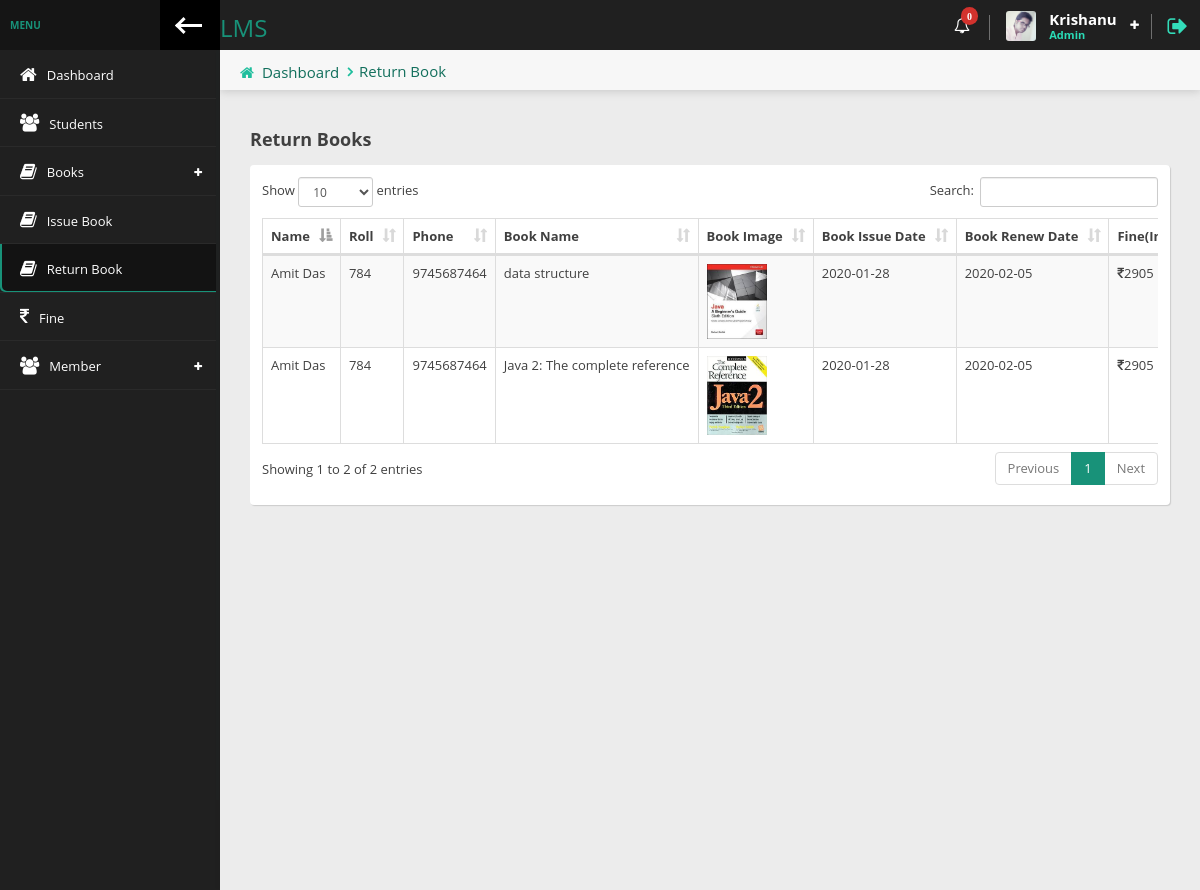
The page /librarian/return_book.php (signed in) on the database its author committed.
### tables this page shows
CREATE TABLE IF NOT EXISTS `libraian` (
  `id` int(3) NOT NULL AUTO_INCREMENT,
  `firstname` varchar(50) NOT NULL,
  `lastname` varchar(30) NOT NULL,
  `email` varchar(100) NOT NULL,
  `username` varchar(20) NOT NULL,
  `password` varchar(100) NOT NULL,
  `datetime` timestamp NOT NULL DEFAULT CURRENT_TIMESTAMP,
  PRIMARY KEY (`id`),
  UNIQUE KEY `username` (`username`),
  UNIQUE KEY `email` (`email`)
);

CREATE TABLE IF NOT EXISTS `issue_book` (
  `id` int(5) NOT NULL AUTO_INCREMENT,
  `student_id` int(5) NOT NULL,
  `book_id` int(5) NOT NULL,
  `book_issue_date` varchar(20) NOT NULL,
  `book_renew_date` varchar(20) NOT NULL,
  `book_return_date` varchar(20) NOT NULL DEFAULT '0',
  `datetime` timestamp NOT NULL DEFAULT CURRENT_TIMESTAMP,
  PRIMARY KEY (`id`)
);

CREATE TABLE IF NOT EXISTS `students_reg` (
  `ID` int(6) NOT NULL AUTO_INCREMENT,
  `fname` varchar(20) NOT NULL,
  `lname` varchar(15) NOT NULL,
  `email` varchar(35) NOT NULL,
  `password` varchar(20) NOT NULL,
  `username` varchar(20) NOT NULL,
  `roll` int(3) NOT NULL,
  `phone` bigint(15) NOT NULL,
  `status` tinyint(1) NOT NULL,
  `datetime` timestamp NULL DEFAULT CURRENT_TIMESTAMP,
  PRIMARY KEY (`ID`),
  UNIQUE KEY `username` (`username`),
  UNIQUE KEY `roll` (`roll`)
);

CREATE TABLE IF NOT EXISTS `books` (
  `ISBN` int(12) NOT NULL AUTO_INCREMENT,
  `book_name` varchar(70) NOT NULL,
  `book_edition` varchar(20) NOT NULL,
  `book_image` varchar(100) NOT NULL,
  `book_author_name` varchar(50) NOT NULL,
  `book_publisher` varchar(50) NOT NULL,
  `book_price` varchar(10) NOT NULL,
  `book_qty` int(5) NOT NULL,
  `available_qty` int(5) NOT NULL,
  `book_purchase_date` varchar(50) NOT NULL,
  `libraian_username` varchar(50) NOT NULL,
  PRIMARY KEY (`ISBN`)
);

### librarian/return_book.php (the view, shortened to what this page needs)
<?php
require_once 'header.php';
?>
<div class="content-header">
    <div class="leftside-content-header">
        <ul class="breadcrumbs">
            <li><i class="fa fa-home" aria-hidden="true"></i><a href="#">Dashboard</a></li>
            <li><a href="javascript:avoid(0)">Return Book</a></li>
        </ul>
    </div>
</div>
<div class="row animated fadeInUp">
    <div class="col-sm-12">
        <h4 class="section-subtitle"><b>Return Books</b></h4>
        <div class="panel">
            <div class="panel-content">
                <div class="table-responsive">
                    <table id="basic-table" class="table-bordered data-table table table-striped nowrap table-hover" cellspacing="0" width="100%">
                        <thead>
                        <tr>
                            <th>Name</th>
                            <th>Roll</th>
                            <th>Phone</th>
                            <th>Book Name</th>
                            <th>Book Image</th>
                            <th>Book Issue Date</th>
                            <th>Book Renew Date</th>
                            <th>Fine(In INR)</th>
                        </tr>
                        </thead>
                        <tbody>
                        <?php
                        $result=mysqli_query($con,"SELECT `issue_book`.`id`, `issue_book`.`book_id`,`issue_book`.`book_issue_date`,`issue_book`.`book_renew_date`, `students_reg`.`ID`,`students_reg`.`fname`, `students_reg`.`lname`, `students_reg`.`roll`, `students_reg`.`phone`, `books`.`book_name`, `books`.`book_image`
FROM `issue_book`
INNER JOIN `students_reg` ON `students_reg`.`ID` = `issue_book`.`student_id`
INNER JOIN `books` ON `books`.`ISBN` = `issue_book`.`book_id`
WHERE `issue_book`.`book_return_date` = '0'");
                        while ($row=mysqli_fetch_assoc($result)){
                                    $date2 = $row['book_renew_date'];
                                    $date1 = date('Y-m-d');
                                    $diff = strtotime($date1) - strtotime($date2);
                                    $divBy = 60*60*24;
                                    $days = $diff/$divBy;
                                    $fine=0;
                                    if ($days>0) {
                                        $fine=($days*5);
                                    }
                            ?>
                            <tr>
                                <td><?= ucwords($row['fname'] .' '. $row['lname']) ?></td>
                                <td><?= $row['roll'] ?></td>
                                <td><?= $row['phone'] ?></td>
                                <td><?= $row['book_name'] ?></td>
                                <td><img style="width: 60px" src="../images/books/<?= $row['book_image'] ?>" alt=""></td>
                                <td><?= $row['book_issue_date'] ?></td>
                                <td><?= $row['book_renew_date'] ?></td>
                                <td><?php ?> <i class="fa fa-rupee"></i><?php echo $fine; ?></td>
                                </tr>
                            <?php
                        }
                        ?>
                        </tbody>
                    </table>
                </div>
            </div>
        </div>
    </div>
</div>
<?php
require_once 'footer.php';
?>

### librarian/header.php (shortened to what this page needs)
<?php
$page=explode('/', $_SERVER['PHP_SELF']);
$page=end($page);
require_once '../db_connect.php';
$libraian_login=$_SESSION['libraian_login'];
$data=mysqli_query($con, "SELECT * FROM `libraian` WHERE `email` = '$libraian_login' OR `username` = '$libraian_login'");
$libraian_info=mysqli_fetch_assoc($data);
$res=mysqli_query($con, "SELECT * FROM `message` WHERE `dusername` = '$libraian_login' AND `msg_read` = 'unread'");
$tot=mysqli_num_rows($res);
?>
<!doctype html>
<html lang="en" class="fixed left-sidebar-top">
<head>
    <link href="../style/vendor/pace/pace-theme-minimal.css" rel="stylesheet" />
    <link rel="stylesheet" href="../style/vendor/bootstrap/css/bootstrap.css">
    <link rel="stylesheet" href="../style/vendor/font-awesome/css/font-awesome.css">
    <link rel="stylesheet" href="../style/vendor/animate.css/animate.css">
    <link rel="stylesheet" href="../style/vendor/toastr/toastr.min.css">
    <link rel="stylesheet" href="../style/vendor/magnific-popup/magnific-popup.css">
    <link rel="stylesheet" href="../style/vendor/data-table/media/css/dataTables.bootstrap.min.css">
    <link rel="stylesheet" href="../style/stylesheets/css/style.css">
</head>
<body>
<div class="wrap">
    <div class="page-header">
        <div class="leftside-header">
            <div class="logo">
                <a href="index.php" class="on-click">
                    <h3>LMS</h3>
                </a>
            </div>
        </div>
        <div class="rightside-header">
            <div class="header-section hidden-xs" id="notice-headerbox">
                <div class="notice" id="alerts-notice">
                    <i class="fa fa-bell-o" aria-hidden="true"><span class="badge badge-xs badge-top-right x-danger"><?=  $tot ?></span></i>
                </div>
            </div>
            <div class="header-section" id="user-headerbox">
                <div class="user-header-wrap">
                    <div class="user-photo">
                        <img alt="profile photo" src="../style/images/avatar/krishanu.png" />
                    </div>
                    <div class="user-info">
                        <span class="user-name"><?= ucwords($libraian_info['firstname']) ?></span>
                        <span class="user-profile">Admin</span>
                    </div>
                    <i class="fa fa-plus icon-open" aria-hidden="true"></i>
                </div>
            </div>
            <div class="header-section">
                <a href="log-out.php" data-toggle="tooltip" data-placement="left" title="Logout"><i class="fa fa-sign-out log-out" aria-hidden="true"></i></a>
            </div>
        </div>
    </div>
    <div class="page-body">
        <div class="left-sidebar">
            <div class="left-sidebar-header">
                <div class="left-sidebar-title">MENU</div>
                <div class="left-sidebar-toggle c-hamburger c-hamburger--htla hidden-xs" data-toggle-class="left-sidebar-collapsed" data-target="html">
                    <span></span>
                </div>
            </div>
            <div id="left-nav" class="nano">
                <div class="nano-content">
                    <nav>
                        <ul class="nav nav-left-lines" id="main-nav">
                            <li class="<?= $page == 'index.php' ? 'active-item':''?>"><a href="index.php"><i class="fa fa-home" aria-hidden="true"></i><span>Dashboard</span></a></li>
                            <li class="<?= $page == 'students.php' ? 'active-item':''?>"><a href="students.php"><i class="fa fa-users" aria-hidden="true"></i><span>Students</span></a></li>
                            <li class="has-child-item close-item <?= $page == 'add_book.php' ? 'open-item':'' ?><?= $page == 'manage_book.php' ? 'open-item':'' ?>">
                                <a><i class="fa fa-book" aria-hidden="true"></i><span>Books</span></a>
                            </li>
                            <li class="<?= $page == 'issue_book.php' ? 'active-item':''?>"><a href="issue_book.php"><i class="fa fa-book" aria-hidden="true"></i><span>Issue Book</span></a></li>
                            <li class="<?= $page == 'return_book.php' ? 'active-item':''?>"><a href="return_book.php"><i class="fa fa-book" aria-hidden="true"></i><span>Return Book</span></a></li>
                            <li class="<?= $page == 'fine.php' ? 'active-item':''?>"><a href="fine.php"><i class="fa fa-rupee" aria-hidden="true"></i><span>Fine</span></a></li>
                            <li class="has-child-item close-item <?= $page == 'add_member.php' ? 'open-item':'' ?><?= $page == 'manage_member.php' ? 'open-item':'' ?>">
                                <a><i class="fa fa-users" aria-hidden="true"></i><span>Member</span></a>
                            </li>
                        </ul>
                    </nav>
                </div>
            </div>
        </div>
        <div class="content">

### rows shown on the page
libraian: firstname "Krishanu"
issue_book: students_reg.fname+lname "Amit Das", students_reg.roll "784", students_reg.phone "9745687464", book.book_name "data structure", book.book_image (picture), book_issue_date "2020-01-28", book_renew_date "2020-02-05", book_renew_date "2905"
issue_book: students_reg.fname+lname "Amit Das", students_reg.roll "784", students_reg.phone "9745687464", book.book_name "Java 2: The complete reference", book.book_image (picture), book_issue_date "2020-01-28", book_renew_date "2020-02-05", book_renew_date "2905"

### other values the page prints
$tot "0"
